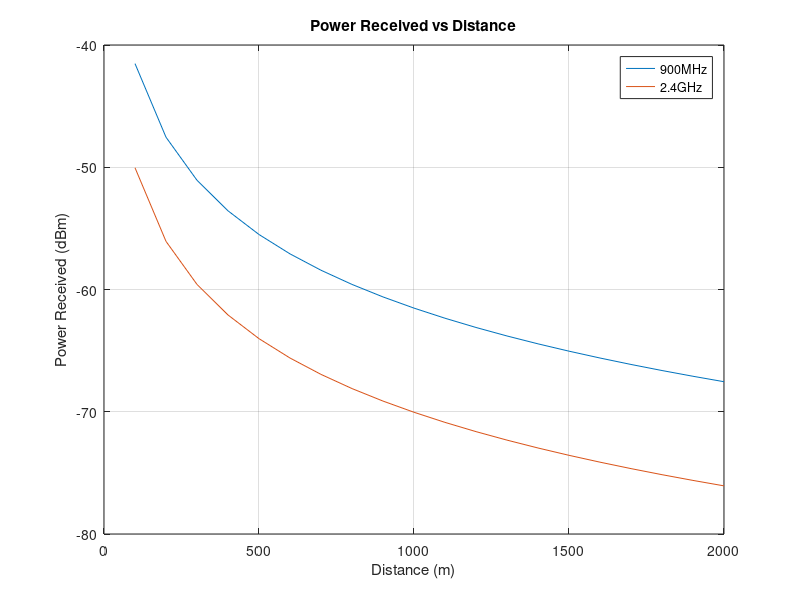

This figure's MATLAB source:
d = [100: 100 :2000] 
c = 3*10^8
f1 = 900*10^6 
f2 = 2.4*10^9
for k = 1 : length(d)
    Pr_1(k) = c^2/(f1^2*16*(3.14)^2*d(k)^2)
    Pr_1_dbm(k) = 10*log10(abs(Pr_1(k))*10^3)
    Pr_2(k) = c^2/(f2^2*16*(3.14)^2*d(k)^2)
    Pr_2_dbm(k) = 10*log10(abs(Pr_2(k))*10^3)
end
p1 = plot(d,Pr_1_dbm)
title('Power Received vs Distance')
xlabel('Distance (m)')
ylabel('Power Received (dBm)')
grid on
hold on
p2 = plot(d,Pr_2_dbm)
h = [p1;p2]
legend(h,'900MHz','2.4GHz');

% Task 2 extension

% for -90db P = 10-12 W (1pW)
f = f1
P = 10^-12
d_1 = c/(f*4*pi*P^.5)          %p in watts

